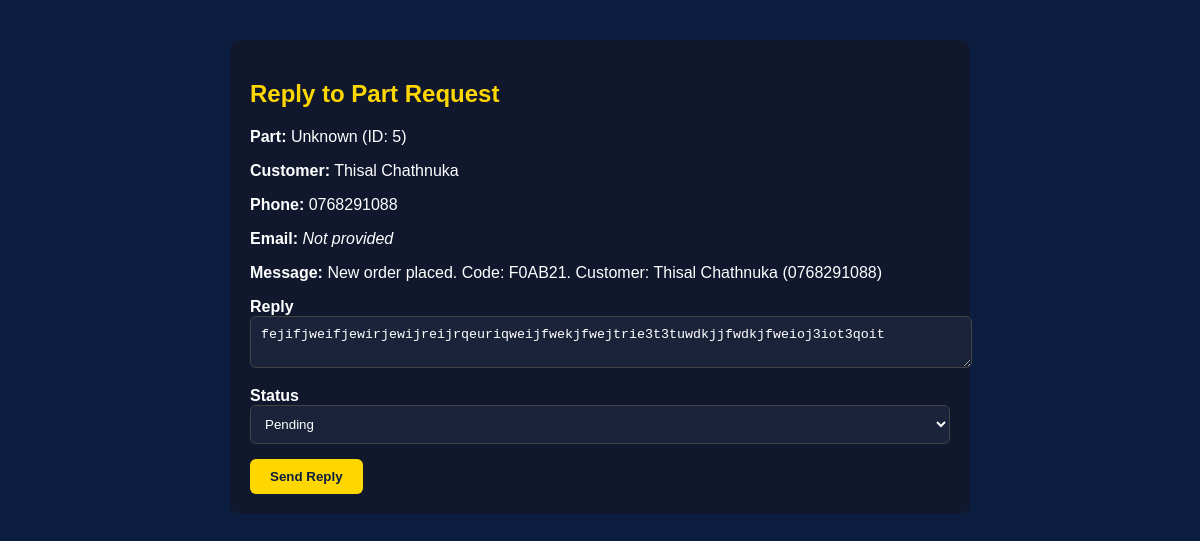
/admin/reply_message.php?id=5 (signed in), run on the app's committed database.
### tables this page shows
CREATE TABLE `part_messages` (
  `id` int(11) NOT NULL,
  `part_id` int(11) NOT NULL,
  `customer_name` varchar(100) NOT NULL,
  `phone` varchar(20) NOT NULL,
  `message` text NOT NULL,
  `reply` text DEFAULT NULL,
  `status` varchar(20) DEFAULT 'Pending',
  `created_at` timestamp NOT NULL DEFAULT current_timestamp(),
  `order_code` varchar(50) DEFAULT NULL,
  `email` varchar(255) DEFAULT NULL
);

CREATE TABLE `vehicle_parts` (
  `id` int(11) NOT NULL,
  `part_name` varchar(255) NOT NULL,
  `description` text DEFAULT NULL,
  `price` decimal(10,2) NOT NULL,
  `stock` int(11) DEFAULT 0,
  `image` varchar(255) DEFAULT NULL,
  `created_at` timestamp NOT NULL DEFAULT current_timestamp(),
  `category_id` int(11) DEFAULT NULL,
  `name` varchar(255) DEFAULT NULL
);

### admin/reply_message.php (the view, shortened to what this page needs)
<?php
require_once __DIR__.'/../db.php';
$id = $_GET['id'] ?? 0;
$stmt = $mysqli->prepare("SELECT m.*, p.name AS part_name FROM part_messages m LEFT JOIN vehicle_parts p ON m.part_id = p.id WHERE m.id = ?");
$stmt->bind_param("i", $id);
$stmt->execute();
$data = $stmt->get_result()->fetch_assoc();
?>
<!DOCTYPE html>
<html>
<head>
  <link rel="stylesheet" href="../assets/css/style.css">
</head>
<body>
  <div class="container">
    <h2>Reply to Part Request</h2>
    <p><strong>Part:</strong> <?= htmlspecialchars($data['part_name'] ?? 'Unknown') ?> (ID: <?= (int)($data['part_id'] ?? 0) ?>)</p>
    <p><strong>Customer:</strong> <?= htmlspecialchars($data['customer_name'] ?? 'Unknown') ?></p>
    <p><strong>Phone:</strong> <?= htmlspecialchars($data['phone'] ?? 'Not provided') ?></p>
    <p><strong>Email:</strong>
      <?= isset($data['email']) && $data['email'] !== '' ? htmlspecialchars($data['email']) : '<em>Not provided</em>' ?>
    </p>
    <p><strong>Message:</strong> <?= nl2br(htmlspecialchars($data['message'] ?? '')) ?></p>
    <form method="post">
      <label for="reply">Reply</label>
      <textarea name="reply" id="reply" class="form-control" required><?= htmlspecialchars($data['reply'] ?? '') ?></textarea>
      <label for="status">Status</label>
      <select name="status" id="status" class="form-control">
        <option value="Pending" <?= ($data['status'] ?? '') === 'Pending' ? 'selected' : '' ?>>Pending</option>
      </select>
      <button class="btn">Send Reply</button>
    </form>
  </div>
</body>
</html>

### admin/reply_message.php (style rules this page uses)
body { background: #0b1e3f; color: #fff; font-family: 'Poppins', sans-serif; }
.container { max-width: 700px; margin: 40px auto; background: #11182e; padding: 20px; border-radius: 10px; }
h2 { color: #ffd700; margin-bottom: 20px; }
label { font-weight: bold; }
.form-control { width: 100%; padding: 10px; margin-bottom: 15px; border-radius: 6px; border: 1px solid #444; background: #1a233a; color: #fff; }
.btn { background: #ffd700; color: #0b1e3f; padding: 10px 20px; border: none; border-radius: 6px; font-weight: bold; }

### data on the page
part_messages: part.name "Unknown", part "5", customer_name "Thisal Chathnuka", phone "0768291088", message "New order placed. Code: F0AB21. Customer: Thisal Chathnuka (0768291088)", reply "fejifjweifjewirjewijreijrqeuriqweijfwekjfwejtrie3t3tuwdkjjfwdkjfweioj3iot3qoit", status "Pending"
